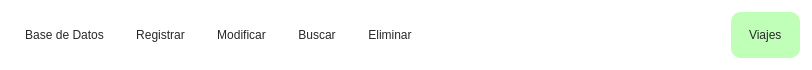
        <widget class="QFrame" name="frame_Superior_Control">
         <property name="maximumSize">
          <size>
           <width>800</width>
           <height>70</height>
          </size>
         </property>
         <property name="styleSheet">
          <string notr="true">QFrame{
	background-color: transparent;

}
QPushButton{
	background-color: rgb(255,255,255);
	font: 10pt &quot;MS Shell Dlg 2&quot;;
	color: rgb(40, 40, 40);
	border-radius:15px;
	padding: 10px 13px; /* Padding en top/bottom y left/right */

}

QPushButton:hover {
	background-color: rgb(0,0,0);
	color: rgb(255,255,255)
}

QLabel{
	background-color: rgb(191, 255, 184);
	font: 10pt &quot;MS Shell Dlg 2&quot;;
	color: rgb(40,40,40);
	border-radius:10px;
	padding: 5px 15px; /* Padding en top/bottom y left/right */


}


</string>
         </property>
         <property name="frameShape">
          <enum>QFrame::StyledPanel</enum>
         </property>
         <property name="frameShadow">
          <enum>QFrame::Raised</enum>
         </property>
         <layout class="QHBoxLayout" name="horizontalLayout">
          <item>
           <widget class="QPushButton" name="Boton_BaseDatos">
            <property name="cursor">
             <cursorShape>PointingHandCursor</cursorShape>
            </property>
            <property name="styleSheet">
             <string notr="true"/>
            </property>
            <property name="text">
             <string>Base de Datos</string>
            </property>
           </widget>
          </item>
          <item>
           <widget class="QPushButton" name="Boton_Registrar">
            <property name="cursor">
             <cursorShape>PointingHandCursor</cursorShape>
            </property>
            <property name="styleSheet">
             <string notr="true"/>
            </property>
            <property name="text">
             <string>Registrar</string>
            </property>
           </widget>
          </item>
          <item>
           <widget class="QPushButton" name="Boton_Modificar">
            <property name="cursor">
             <cursorShape>PointingHandCursor</cursorShape>
            </property>
            <property name="styleSheet">
             <string notr="true"/>
            </property>
            <property name="text">
             <string>Modificar</string>
            </property>
           </widget>
          </item>
          <item>
           <widget class="QPushButton" name="Boton_Buscar">
            <property name="cursor">
             <cursorShape>PointingHandCursor</cursorShape>
            </property>
            <property name="styleSheet">
             <string notr="true"/>
            </property>
            <property name="text">
             <string>Buscar</string>
            </property>
           </widget>
          </item>
          <item>
           <widget class="QPushButton" name="Boton_Eliminar">
            <property name="cursor">
             <cursorShape>PointingHandCursor</cursorShape>
            </property>
            <property name="styleSheet">
             <string notr="true"/>
            </property>
            <property name="text">
             <string>Eliminar</string>
            </property>
           </widget>
          </item>
          <item>
           <spacer name="horizontalSpacer">
            <property name="orientation">
             <enum>Qt::Horizontal</enum>
            </property>
            <property name="sizeType">
             <enum>QSizePolicy::Fixed</enum>
            </property>
            <property name="sizeHint" stdset="0">
             <size>
              <width>300</width>
              <height>20</height>
             </size>
            </property>
           </spacer>
          </item>
          <item>
           <widget class="QLabel" name="label_5">
            <property name="text">
             <string>Viajes</string>
            </property>
           </widget>
          </item>
         </layout>
        </widget>
